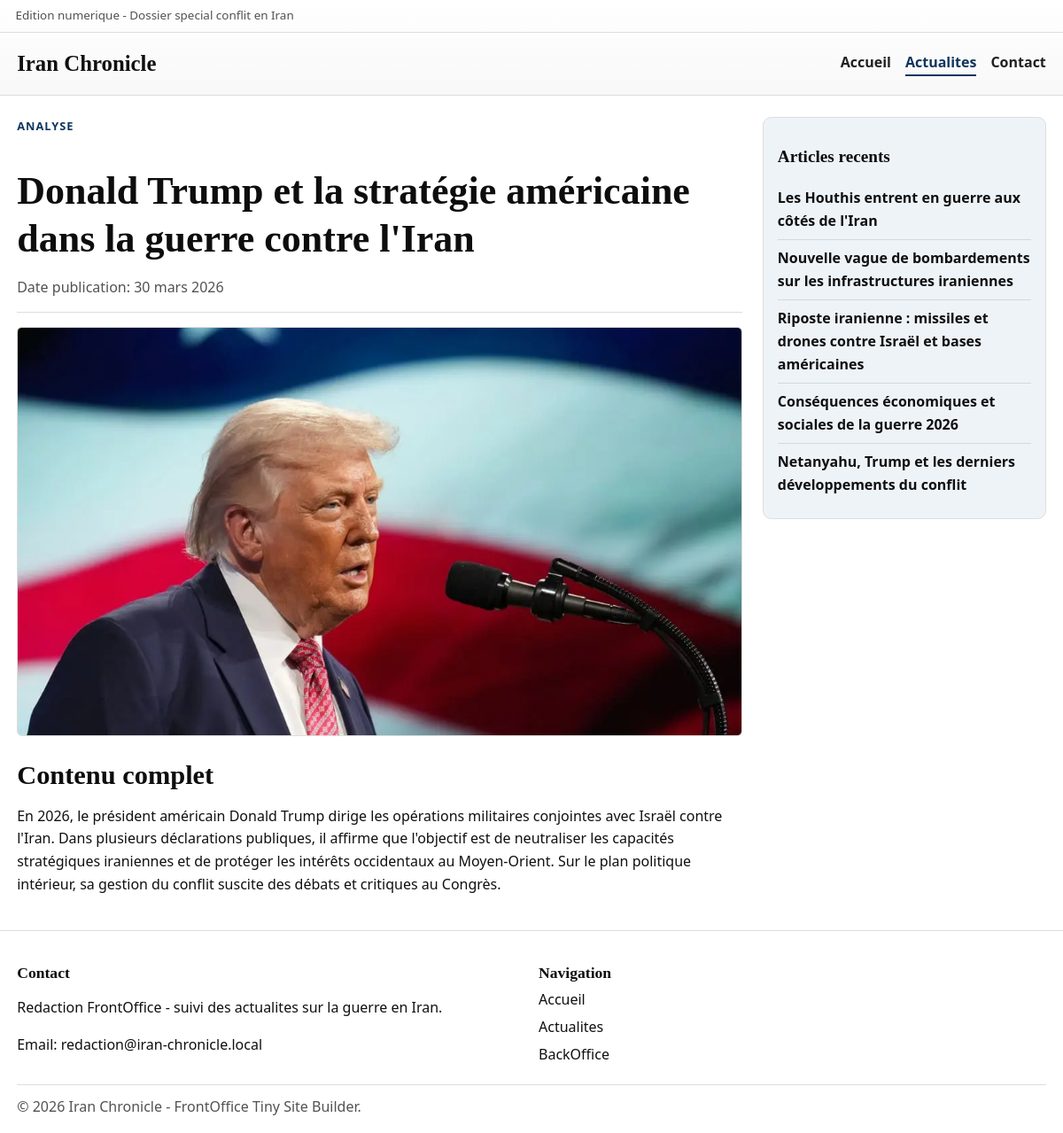
The app's page /articles/guerre-iran-article-2-1-5.html with its own data.
### tables this page shows
CREATE TABLE articles (
  id INT UNSIGNED AUTO_INCREMENT PRIMARY KEY,
  title VARCHAR(255) NOT NULL,
  slug VARCHAR(255) NOT NULL UNIQUE,
  content TEXT NOT NULL,
  is_published TINYINT(1) NOT NULL DEFAULT 1,
  created_at TIMESTAMP NOT NULL DEFAULT CURRENT_TIMESTAMP,
  updated_at TIMESTAMP NOT NULL DEFAULT CURRENT_TIMESTAMP ON UPDATE CURRENT_TIMESTAMP
);

CREATE TABLE article_images (
  id INT UNSIGNED AUTO_INCREMENT PRIMARY KEY,
  article_id INT UNSIGNED NOT NULL,
  image_kind ENUM('main', 'thumb') NOT NULL DEFAULT 'main',
  image_path VARCHAR(255) NOT NULL,
  image_alt VARCHAR(255) DEFAULT NULL,
  sort_order TINYINT UNSIGNED NOT NULL DEFAULT 1,
  created_at TIMESTAMP NOT NULL DEFAULT CURRENT_TIMESTAMP,
  CONSTRAINT fk_article_images_article
    FOREIGN KEY (article_id) REFERENCES articles(id)
    ON DELETE CASCADE,
  UNIQUE KEY uq_article_kind (article_id, image_kind),
  KEY idx_article_images_article_id (article_id)
);

### src/article.php (the view, shortened to what this page needs)
<?php
require_once __DIR__ . '/includes/front_helpers.php';
$id = filter_input(INPUT_GET, 'id', FILTER_VALIDATE_INT, array('options' => array('min_range' => 1)));
$safeId = ($id !== false && $id !== null) ? (int)$id : null;
$article = front_find_article(null, $safeId);
?>
<?php
$recentArticles = front_recent_articles(5, (int)$article['id']);
$detailMainSrc = front_article_image_src($article, 1280, 720, 'actualite guerre iran');
$detailThumbSrc = front_article_thumb_src($article, 860, 520, 'actualite guerre iran');
include __DIR__ . '/includes/header.php';
?>
<main class="layout-main article-layout">
    <article class="article-detail" itemscope itemtype="https://schema.org/NewsArticle">
        <header class="article-header">
            <p class="kicker">Analyse</p>
            <h1 itemprop="headline"><?php echo h($article['title']); ?></h1>
            <p class="article-meta">
                Date publication:
                <time itemprop="datePublished" datetime="<?php echo h(isset($article['created_at']) ? $article['created_at'] : $article['updated_at']); ?>">
                    <?php echo h(front_format_date(isset($article['created_at']) ? $article['created_at'] : $article['updated_at'])); ?>
                </time>
            </p>
        </header>
        <figure class="article-figure">
            <picture>
                <source media="(max-width: 980px)" srcset="<?php echo h($detailThumbSrc); ?>">
                <img
                    src="<?php echo h($detailMainSrc); ?>"
                    alt="<?php echo h(front_article_alt($article, 'actualite guerre iran')); ?>"
                    width="1280"
                    height="720"
                    itemprop="image"
                    loading="eager"
                    fetchpriority="high"
                    decoding="async">
            </picture>
        </figure>
        <section class="article-content" aria-labelledby="content-title" itemprop="articleBody">
            <h2 id="content-title">Contenu complet</h2>
            <?php echo front_render_article_html($article['content']); ?>
        </section>
    </article>
    <aside class="sidebar article-sidebar" aria-labelledby="recent-title">
        <h2 id="recent-title">Articles recents</h2>
        <ul>
            <?php foreach ($recentArticles as $recent): ?>
                <li><a href="<?php echo h(front_article_url($recent)); ?>"><?php echo h($recent['title']); ?></a></li>
            <?php endforeach; ?>
        </ul>
    </aside>
</main>
<?php include __DIR__ . '/includes/footer.php'; ?>

### src/includes/front_helpers.php (shortened to what this page needs)
<?php
function h($value)
{
    return htmlspecialchars((string)$value, ENT_QUOTES, 'UTF-8');
}
function front_article_url($article)
{
    $id = isset($article['id']) ? (int)$article['id'] : 0;
    $page = 1;
    $rubrique = isset($article['rubrique']) ? (int)$article['rubrique'] : 5;
    return '/articles/guerre-iran-article-' . $id . '-' . $page . '-' . $rubrique . '.html';
}
function front_article_alt($article, $fallback = 'actualite guerre iran')
{
    if (!empty($article['image_alt'])) {
        return (string)$article['image_alt'];
    }
    return $fallback;
}
function front_local_image_url($rawPath)
{
    $path = trim((string)$rawPath);
    $normalized = '/' . ltrim($path, '/');
    $fullPath = dirname(__DIR__) . str_replace('/', DIRECTORY_SEPARATOR, $normalized);
    if (is_file($fullPath)) {
        return $normalized;
    }
    return null;
}
function front_article_image_src($article, $width, $height, $fallbackAlt = 'actualite guerre iran')
{
    $local = front_local_image_url(isset($article['image_url']) ? $article['image_url'] : '');
    if ($local !== null) {
        return $local;
    }
    return front_svg_placeholder(front_article_alt($article, $fallbackAlt), $width, $height);
}
function front_article_thumb_src($article, $width, $height, $fallbackAlt = 'actualite guerre iran')
{
    $thumbLocalFromDb = front_local_image_url(isset($article['image_thumb_url']) ? $article['image_thumb_url'] : '');
    if ($thumbLocalFromDb !== null) {
        return $thumbLocalFromDb;
    }
    return front_article_image_src($article, $width, $height, $fallbackAlt);
}
function front_render_article_html($html)
{
    $decoded = html_entity_decode((string)$html, ENT_QUOTES | ENT_HTML5, 'UTF-8');
    $clean = preg_replace('/<script\b[^>]*>(.*?)<\/script>/is', '', $decoded);
    return strip_tags(
        $clean,
        '<p><br><strong><b><em><i><u><ul><ol><li><a><h1><h2><h3><h4><h5><h6><blockquote><img><figure><figcaption>'
    );
}
function front_fetch_articles()
{
    $pdo = db();
    try {
        $sql = "SELECT
                    a.id,
                    a.title,
                    a.slug,
                    a.content,
                    ai_main.image_path AS image_url,
                    COALESCE(ai_thumb.image_path, '') AS image_thumb_url,
                    COALESCE(NULLIF(ai_main.image_alt, ''), a.title) AS image_alt,
                    COALESCE(NULLIF(ai_thumb.image_alt, ''), NULLIF(ai_main.image_alt, ''), a.title) AS image_thumb_alt,
                    a.created_at,
                    a.updated_at
                FROM articles a
                LEFT JOIN article_images ai_main
                    ON ai_main.article_id = a.id AND ai_main.image_kind = 'main'
                LEFT JOIN article_images ai_thumb
                    ON ai_thumb.article_id = a.id AND ai_thumb.image_kind = 'thumb'
                WHERE a.is_published = 1
                ORDER BY a.updated_at DESC";
        $rows = $pdo->query($sql)->fetchAll(PDO::FETCH_ASSOC);
        if (!empty($rows)) {
            return $rows;
        }
    } catch (PDOException $exception) {
    }
    return front_theme_articles();
}
function front_find_article($slug, $id)
{
    $articles = front_fetch_articles();
    if ($id !== null) {
        foreach ($articles as $article) {
            if ((int)$article['id'] === (int)$id) {
                return $article;
            }
        }
    }
    return null;
}
function front_recent_articles($limit = 5, $excludeId = null)
{
    $articles = front_fetch_articles();
    $result = array();
    foreach ($articles as $article) {
        if ($excludeId !== null && (int)$article['id'] === (int)$excludeId) {
            continue;
        }
        $result[] = $article;
        if (count($result) >= $limit) {
            break;
        }
    }
    return $result;
}
function front_format_date($value)
{
    try {
        $date = new DateTime((string)$value);
    } catch (Exception $exception) {
        return (string)$value;
    }
    $months = array(
        1 => 'janvier',
        2 => 'fevrier',
        3 => 'mars',
        4 => 'avril',
        5 => 'mai',
        6 => 'juin',
        7 => 'juillet',
        8 => 'aout',
        9 => 'septembre',
        10 => 'octobre',
        11 => 'novembre',
        12 => 'decembre',
    );
    $month = (int)$date->format('n');
    return $date->format('d') . ' ' . $months[$month] . ' ' . $date->format('Y');
}

### src/css/style.css (style rules this page uses)
:root { --bg: #ffffff; --text: #101010; --muted: #525252; --line: #dddddd; --card: #ffffff; --accent: #0f355e; --accent-soft: #eef3f8; --shadow: 0 10px 24px rgba(10, 10, 10, 0.09); }
* { box-sizing: border-box; }
html, body { margin: 0; padding: 0; background: var(--bg); color: var(--text); }
body { font-family: "Segoe UI", Arial, sans-serif; line-height: 1.6; }
a { color: inherit; }
h1, h2, h3 { font-family: Georgia, "Times New Roman", serif; line-height: 1.24; color: #0d0d0d; }
h1 { font-size: clamp(1.65rem, 4vw, 2.75rem); margin-bottom: 0.9rem; }
h2 { font-size: clamp(1.25rem, 3vw, 1.9rem); margin-bottom: 0.9rem; }
.layout-main { max-width: 1200px; margin: 1.5rem auto 2.2rem; padding: 0 1.2rem; }
.kicker { margin: 0 0 0.55rem; text-transform: uppercase; letter-spacing: 0.08em; font-weight: 700; color: var(--accent); font-size: 0.8rem; }
.hero-image-wrap img, .card-image-link img, .article-figure img { width: 100%; height: auto; display: block; object-fit: cover; border-radius: 0.35rem; border: 1px solid var(--line); background: #f4f4f4; }
.content-grid, .article-layout { display: grid; grid-template-columns: minmax(0, 1fr) 320px; gap: 1.4rem; }
.sidebar { border: 1px solid var(--line); border-radius: 0.6rem; padding: 1rem; background: var(--accent-soft); align-self: start; }
.sidebar h2 { font-size: 1.2rem; }
.sidebar ul { list-style: none; margin: 0; padding: 0; }
.sidebar li { border-bottom: 1px solid rgba(16, 16, 16, 0.12); padding: 0.5rem 0; }
.sidebar li:last-child { border-bottom: 0; }
.sidebar a { text-decoration: none; font-weight: 600; }
.article-header { border-bottom: 1px solid var(--line); margin-bottom: 1rem; padding-bottom: 0.9rem; }
.article-meta { margin: 0; color: var(--muted); }
.article-figure { margin: 0 0 1rem; }

### records on screen
articles: title "Donald Trump et la stratégie américaine dans la guerre contre l'Iran", created_at "30 mars 2026", content "En 2026, le président américain Donald Trump dirige les opérations militaires conjointes avec Israël contre l'Iran. Dans plusieurs déclarations publiques, il affirme que l'objectif est de neutraliser les capacités stratégiques iraniennes et de protéger les intérêts occidentaux au Moyen-Orient. Sur le plan politique intérieur, sa gestion du conflit suscite des débats et critiques au Congrès."
article_images: image_path (picture)
article_images: article.title "Les Houthis entrent en guerre aux côtés de l'Iran"
article_images: article.title "Nouvelle vague de bombardements sur les infrastructures iraniennes"
article_images: article.title "Riposte iranienne : missiles et drones contre Israël et bases américaines"
article_images: article.title "Conséquences économiques et sociales de la guerre 2026"
article_images: article.title "Netanyahu, Trump et les derniers développements du conflit"
